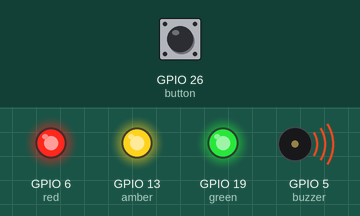
Bench run of a program on a simulated Raspberry Pi (BCM pin numbers). Parts: output pins drawn as LEDs (lit = HIGH), buzzer (waves = sounding, pin HIGH). Inputs (shaded band) come from the test bench; at power-on: GPIO 26 (button) HIGH.

Above: at 0.1 s.
At 1.2 s:
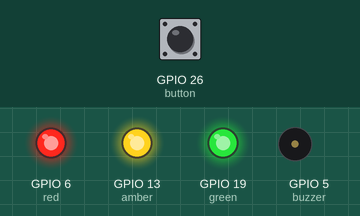
1.3 s: GPIO 26 (button) pulled LOW for 0.15 s
At 1.9 s:
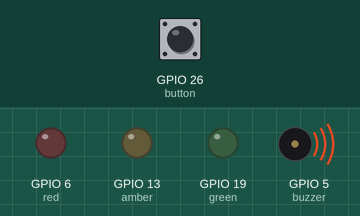
2.9 s: GPIO 26 (button) pulled LOW for 1 s
Timing chart, 0 to 3.1 s (numbered marks = the images above; inputs shaded):
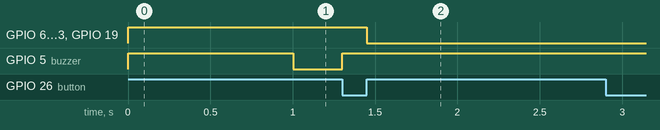

The program:

gpio_trafficLight.py
```python
from gpiozero import Button, TrafficLights, Buzzer

button = Button(26)
lights = TrafficLights(6, 13, 19)
buzzer = Buzzer(5)

while True:
    lights.on()
    buzzer.beep()
    button.wait_for_press()
    lights.off()
    buzzer.on()
    button.wait_for_press()
```

Measured:
- after the input at 1.3 s, GPIO 6 (red), GPIO 13 (amber), GPIO 19 (green): HIGH → LOW after 0.15 s; GPIO 5 (buzzer): LOW → HIGH after 0.00 s instead of 0.70 s
